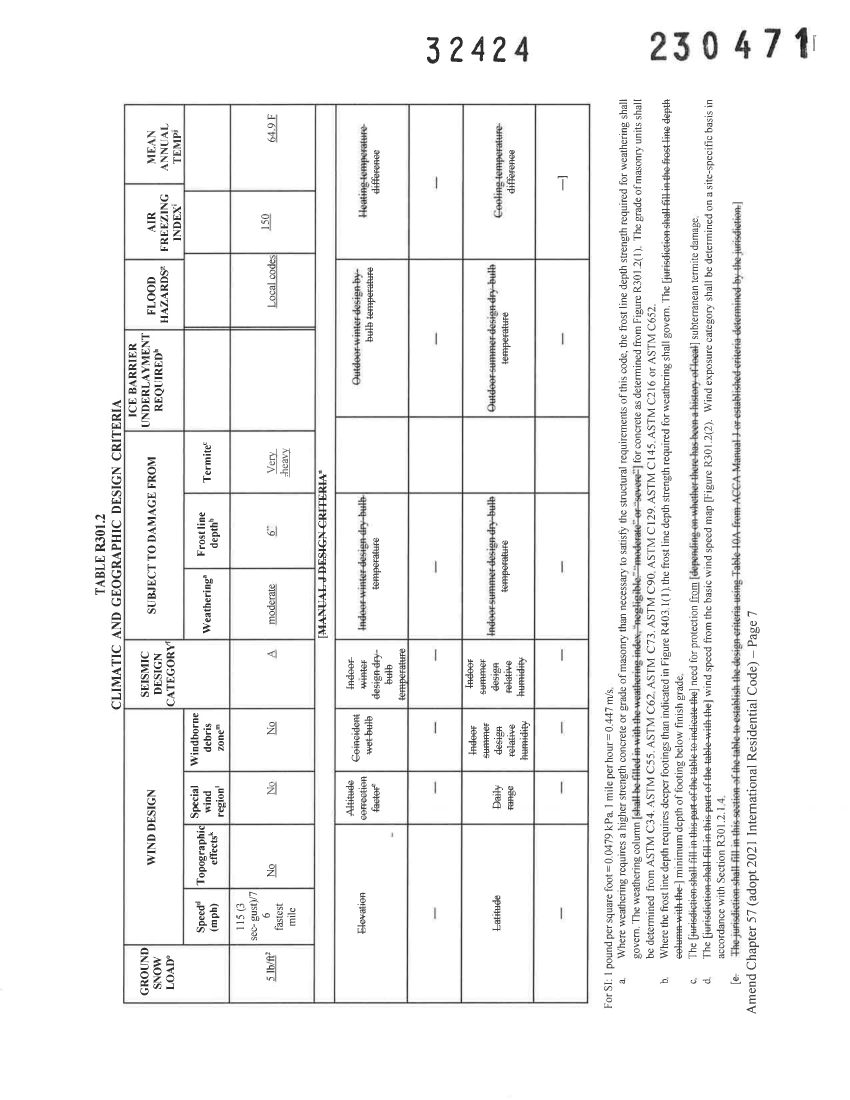
#> input picture images/page_1.png, 2550 x 3300 px (shown at 1/3 size); its folder holds only this picture in this run
$ python table_viewer.py
#> lines starting #> are read from the running program, lines starting #| are printed output that depends on the picture
from PIL import Image, ImageDraw
import sys
from pathlib import Path

def draw_bbox(image_path, coords, output_path=None):
    """
    Draw a bounding box on an image and save or display it.

    Args:
        image_path (str): Path to the input image
        coords (tuple): Coordinates (x1, y1, x2, y2) for the bounding box
        output_path (str, optional): Path to save the output image. If None, displays the image.
    """
    # Open the image
    try:
        img = Image.open(image_path)
    except Exception as e:
        print(f"Error opening image: {e}")
        return

    # Create a copy to draw on
    img_with_box = img.copy()
    draw = ImageDraw.Draw(img_with_box)

    # Draw the bounding box
    # Using red color with 50% opacity
    box_color = (255, 0, 0, 127)  # RGBA
    # Draw filled rectangle with transparency
    draw.rectangle(coords, outline=(255, 0, 0), width=3)  # Solid red outline

    # Create a transparent overlay for the fill
    overlay = Image.new('RGBA', img.size, (0, 0, 0, 0))
    draw_overlay = ImageDraw.Draw(overlay)
    draw_overlay.rectangle(coords, fill=box_color)

    # Convert the original image to RGBA if it isn't already
    if img_with_box.mode != 'RGBA':
        img_with_box = img_with_box.convert('RGBA')

    # Combine the images
    img_with_box = Image.alpha_composite(img_with_box, overlay)

    # Add coordinate text
    text_color = (255, 255, 255)  # White
    text_outline = (0, 0, 0)      # Black outline
    x1, y1, x2, y2 = coords
    text = f"({int(x1)},{int(y1)})"
    # Add text at top-left corner
    draw = ImageDraw.Draw(img_with_box)
    draw.text((x1, y1-20), text, fill=text_color, stroke_width=2, stroke_fill=text_outline)
    # Add text at bottom-right corner
    text = f"({int(x2)},{int(y2)})"
    draw.text((x2-100, y2+5), text, fill=text_color, stroke_width=2, stroke_fill=text_outline)

    if output_path:
        try:
            img_with_box.save(output_path)
            print(f"Image saved to {output_path}")
        except Exception as e:
            print(f"Error saving image: {e}")
    else:
        img_with_box.show()

def adjust_bounding_box(original_image_size, gpt_image_size, gpt_table_coords):
    """
    Adjusts GPT bounding boxes to match the original image dimensions.

    Parameters:
        original_image_size (tuple): (original_width, original_height)
        gpt_image_size (tuple): (gpt_width, gpt_height)
        gpt_table_coords (tuple): (left, top, right, bottom)

    Returns:
        tuple: Adjusted bounding box coordinates (left, top, right, bottom)
    """
    original_width, original_height = original_image_size
    gpt_width, gpt_height = gpt_image_size
    left, top, right, bottom = gpt_table_coords

    scale_x = original_width / gpt_width
    scale_y = original_height / gpt_height

    adjusted_left = left * scale_x
    adjusted_top = top * scale_y
    adjusted_right = right * scale_x
    adjusted_bottom = bottom * scale_y

    return (adjusted_left, adjusted_top, adjusted_right, adjusted_bottom)

def main():
    # GPT-reported image sizes and table coordinates for each page
    gpt_data_by_page = {
        1: {
            'gpt_image_size': (1275, 1650),
            'gpt_table_coords': (145, 430, 1130, 1070)
        },
        2: {
            'gpt_image_size': (2550, 3300),
            'gpt_table_coords': (144, 276, 2406, 2760)
        }
    }

    # Base directory where your PDF images are stored
    base_dir = Path(__file__).parent.parent / 'images'
    output_dir = Path("bbox_output")
    output_dir.mkdir(exist_ok=True)

    # Process each page
    for page_num, data in gpt_data_by_page.items():
        # Construct input and output paths
        input_path = base_dir / f"page_{page_num}.png"  # Adjust filename pattern as needed
        output_path = output_dir / f"bbox_page_{page_num}.png"

        if input_path.exists():
            print(f"Processing page {page_num}...")
            # Open the original image to get its size
            img = Image.open(input_path)
#> img is the input picture: PIL image 2550x3300 RGB; min 0, max 255, mean 244.1
            original_image_size = img.size  # (width, height)
#> original_image_size = (2550, 3300)
            img.close()

            # Get GPT data
            gpt_image_size = data['gpt_image_size']
            gpt_table_coords = data['gpt_table_coords']

            # Adjust bounding box coordinates
            adjusted_coords = adjust_bounding_box(original_image_size, gpt_image_size, gpt_table_coords)
#> adjusted_coords = (290, 860, 2260, 2140)

            # Draw bounding box on image
            draw_bbox(str(input_path), adjusted_coords, str(output_path))
#> in draw_bbox, `overlay = Image.new('RGBA', img.size, (0, 0, 0, 0))`: overlay: PIL image 2550x3300 RGBA; every value is 0
#> in draw_bbox, `img_with_box = Image.alpha_composite(img_with_box, overlay)`:
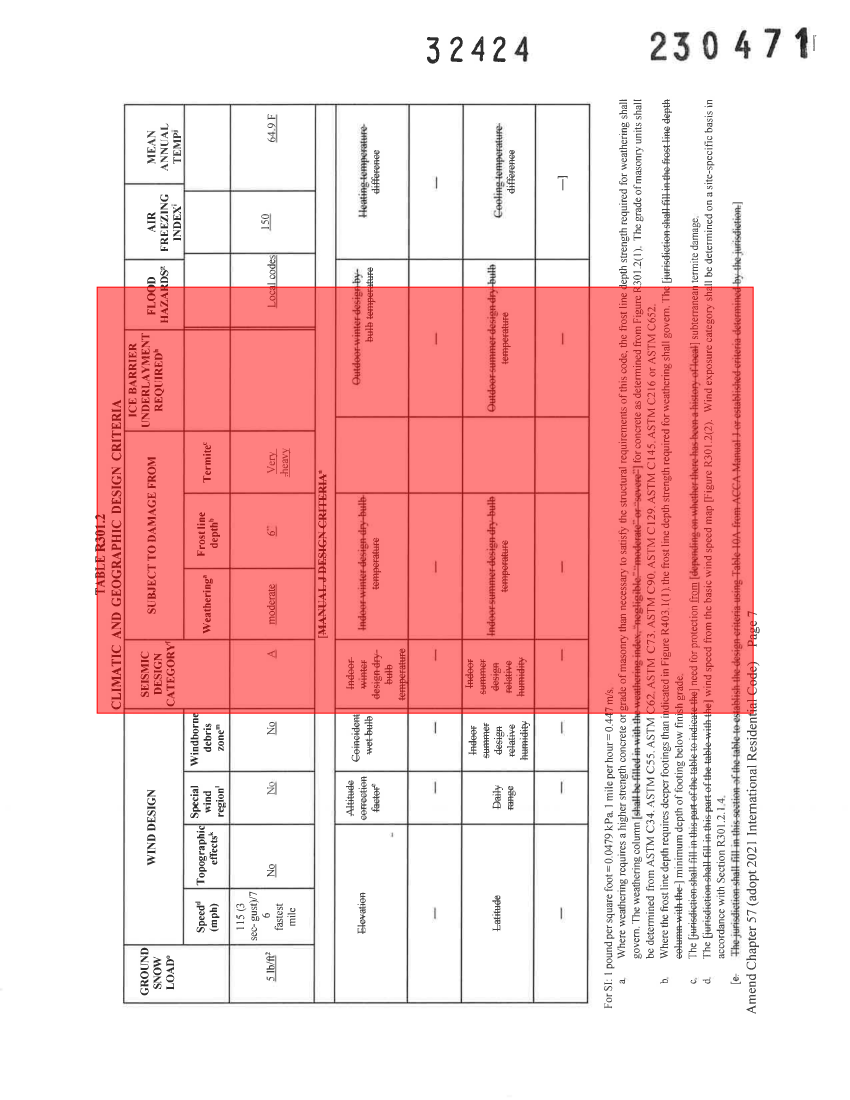
#> img_with_box: PIL image 2550x3300 RGBA (shown at 1/3 size); mean R, G, B, A 246.7, 208.3, 208.3, 255
        else:
            print(f"Warning: Image file not found for page {page_num}: {input_path}")

if __name__ == "__main__":
    main()
